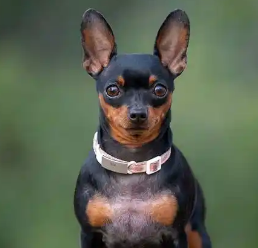
#> input picture 01-learning-basics/03-opencv/imgs/test.jpg, 258 x 248 px
$ python '04-截图.py'
#> lines starting #> are read from the running program, lines starting #| are printed output that depends on the picture
import numpy as np
import cv2

image = cv2.imread("./imgs/test.jpg")
#> image is the input picture: shape (248, 258, 3); mean B, G, R 82.1, 100, 91.4
# image是一个numpy矩阵，因此我们可以通过切片方法对图像进行处理
cv2.imshow("crop", image[:100, :100, :])
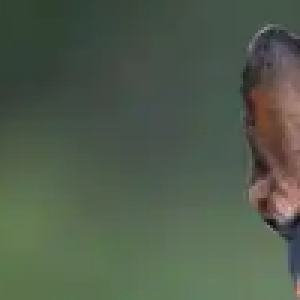
#> window 'crop': shape (100, 100, 3) (shown 3 times larger); mean B, G, R 75.7, 91.9, 80.4
# 保存图像 imwrite
cv2.imwrite("./imgs/crop.jpg", image[:100, :100, :])
cv2.waitKey(0)
